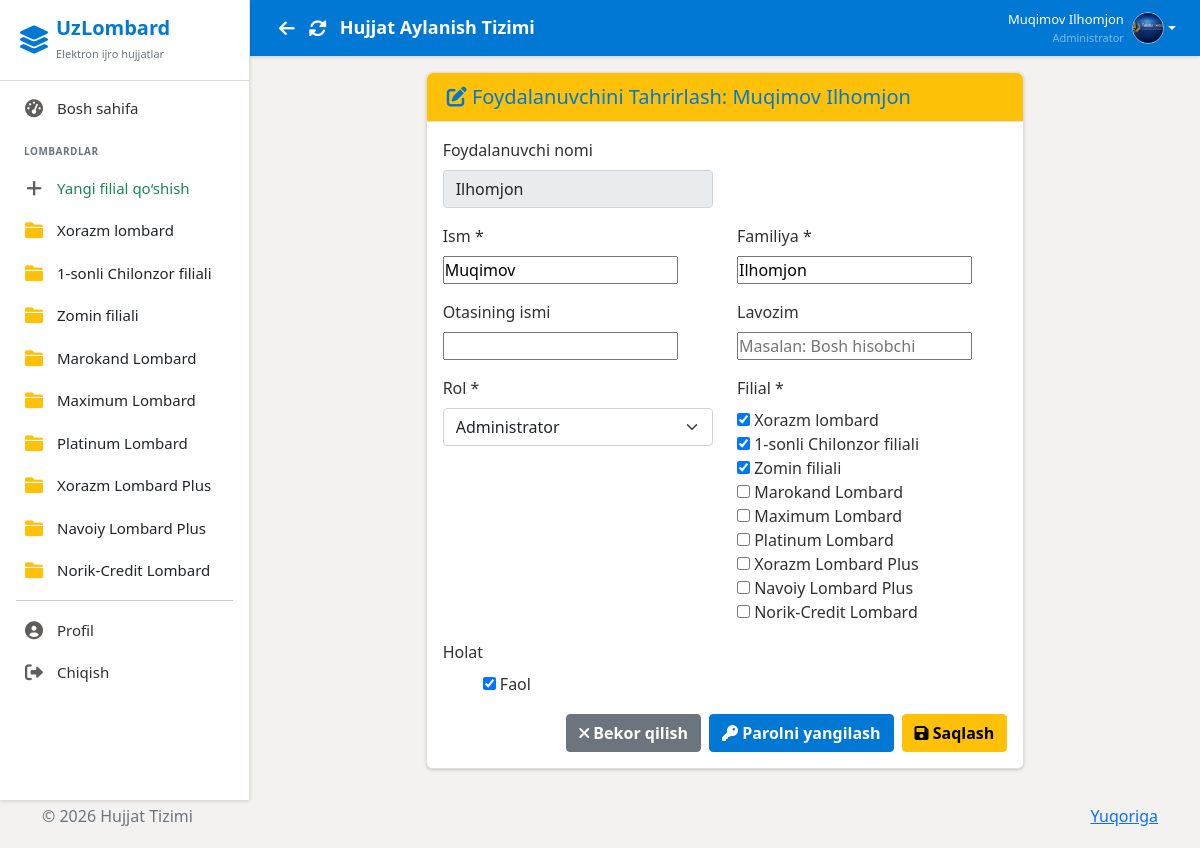
/edit-user/1/ (signed in), run on the app's committed database.
### users/models.py (models this page shows, shortened)
class Branch(models.Model):
    name = models.CharField(max_length=100, verbose_name='Branch Name')
    created_at = models.DateTimeField(auto_now_add=True)
    class Meta:
        verbose_name = 'Branch'
        verbose_name_plural = 'Branches'
    def __str__(self):
        return self.name

class CustomUser(AbstractUser):
    ROLE_CHOICES = (
        ('admin', 'Administrator'),
        ('employee', 'Ishchi'),
        ('director', 'Direktor'),
    )
    role = models.CharField(max_length=20, choices=ROLE_CHOICES, default='employee')
    branch = models.ManyToManyField(
        Branch,
        related_name='employees',
        blank=True
    )
    profile_image = models.ImageField(upload_to='profiles/', null=True, blank=True)
    fingerprint_enabled = models.BooleanField(default=False, verbose_name='Fingerprint Authentication Enabled')
    middle_name = models.CharField(max_length=100, blank=True, verbose_name='Otasining ismi')
    position = models.CharField(max_length=200, blank=True, verbose_name='Lavozim')
    pinfl = models.CharField(max_length=14, unique=True, null=True, blank=True, verbose_name="JSHSHIR (PINFL)")
    class Meta:
        verbose_name = 'User'
        verbose_name_plural = 'Users'

### users/views.py (the view)
# urls.py: path('edit-user/<int:user_id>/',    views.edit_user,            name='edit_user'),
@login_required
def edit_user(request, user_id):
    if not request.user.role == 'admin':
        messages.error(request, "You don't have access to this page")
        return redirect('dashboard')
    user = get_object_or_404(CustomUser, id=user_id)
    if request.method == 'POST':
        form = UserUpdateForm(request.POST, request.FILES, instance=user)
        if form.is_valid():
            form.save()
            messages.success(request, f"User {user.username} information updated")
            return redirect('manage_users')
    else:
        form = UserUpdateForm(instance=user)
    context = {
        'form': form,
        'user': user,
        'title': 'Edit User',
    }
    return render(request, 'users/edit_user.html', context)

### users/forms.py (shortened to what this page needs)
class UserUpdateForm(forms.ModelForm):
    branch = forms.ModelMultipleChoiceField(
        queryset=Branch.objects.all(),
        required=False,
        widget=forms.CheckboxSelectMultiple,
        label="Filial(lar)"
    )
    class Meta:
        model = CustomUser
        fields = [
            'first_name', 'last_name', 'middle_name',
            'profile_image', 'role', 'position', 'pinfl', 'is_active', 'branch'
        ]
        widgets = {
            'role': forms.Select(attrs={'class': 'form-select'}),
            'is_active': forms.CheckboxInput(),
            'profile_image': forms.FileInput(),
            'position': forms.TextInput(attrs={'placeholder': 'Masalan: Bosh hisobchi'}),
            'pinfl': forms.TextInput(attrs={'placeholder': '14 xonali JSHSHIR', 'maxlength': '14'}),
        }
    def __init__(self, *args, **kwargs):
        super().__init__(*args, **kwargs)
        if self.instance and self.instance.pk:
            self.fields['branch'].initial = self.instance.branch.all()

### users/context_processors.py (called while the page is built)
def sidebar_branches(request):
    branches = Branch.objects.all()
    return {
        'sidebar_branches': branches
    }

### templates/users/edit_user.html (shortened to what this page needs)
{% extends 'base.html' %}
{% block content %}
<div class="row justify-content-center">
    <div class="col-md-8">
        <div class="card">
            <div class="card-header bg-warning">
                <h5 class="mb-0">
                    <i class="fas fa-edit"></i>
                    Foydalanuvchini Tahrirlash: {{ user.get_full_name }}
                </h5>
            </div>
            <div class="card-body">
                <form method="post" novalidate>
                    <div class="row mb-3">
                        <div class="col-md-6 mb-3 mb-md-0">
                            <label class="form-label">Foydalanuvchi nomi</label>
                            <input type="text" class="form-control" value="{{ user.username }}" readonly>
                        </div>
                    </div>
                    <div class="row mb-3">
                        <div class="col-md-6 mb-3 mb-md-0">
                            <label for="{{ form.first_name.id_for_label }}" class="form-label">
                                Ism *
                            </label>
                            {{ form.first_name }}
                        </div>
                        <div class="col-md-6">
                            <label for="{{ form.last_name.id_for_label }}" class="form-label">
                                Familiya *
                            </label>
                            {{ form.last_name }}
                        </div>
                    </div>
                    <div class="row mb-3">
                        <div class="col-md-6 mb-3 mb-md-0">
                            <label for="{{ form.middle_name.id_for_label }}" class="form-label">
                                Otasining ismi
                            </label>
                            {{ form.middle_name }}
                        </div>
                        <div class="col-md-6">
                            <label for="{{ form.position.id_for_label }}" class="form-label">
                                Lavozim
                            </label>
                            {{ form.position }}
                        </div>
                    </div>
                    <div class="row mb-3">
                        <div class="col-md-6 mb-3 mb-md-0">
                            <label for="{{ form.role.id_for_label }}" class="form-label">
                                Rol *
                            </label>
                            {{ form.role }}
                        </div>
                        <div class="col-md-6">
                            <label for="{{ form.branch.id_for_label }}" class="form-label">
                                Filial *
                            </label>
                            {{ form.branch }}
                        </div>
                    </div>
                    <div class="row mb-3">
                        <div class="col-md-6 mb-3 mb-md-0">
                            <label for="{{ form.is_active.id_for_label }}" class="form-label">
                                Holat
                            </label>
                            <div class="form-check form-switch">
                                {{ form.is_active }}
                                <label class="form-check-label" for="{{ form.is_active.id_for_label }}">
                                    Faol
                                </label>
                            </div>
                        </div>
                    </div>
                    <div class="d-grid gap-2 d-md-flex justify-content-md-end mt-4">
                        <a href="{% url 'manage_users' %}" class="btn btn-secondary">
                            <i class="fas fa-times"></i> Bekor qilish
                        </a>
                        <a href="{% url 'reset_password' user.id %}" class="btn btn-primary">
                            <i class="fas fa-key"></i> Parolni yangilash
                        </a>
                        <button type="submit" class="btn btn-warning">
                            <i class="fas fa-save"></i> Saqlash
                        </button>
                    </div>
                </form>
            </div>
        </div>
    </div>
</div>
{% endblock %}

### templates/layouts/sidebar.html (shortened to what this page needs)
<div class="sidebar">
    <div class="sidebar-header d-flex align-items-center">
        <i class="fas fa-layer-group fs-3 me-2"></i>
        <div>
            <h5 class="mb-0 fw-bold">UzLombard</h5>
            <small class="text-secondary" style="font-size: 11px;">Elektron ijro hujjatlar</small>
        </div>
    </div>
    <div class="sidebar-menu">
        {% if user.is_authenticated %}
        {% if user.role == 'admin' %}
        <a href="{% url 'dashboard' %}"
            class="{% if request.resolver_match.url_name == 'dashboard' %}active{% endif %}">
            <i class="fas fa-tachometer-alt"></i>
            Bosh sahifa
        </a>
        <div class="mt-4 mb-2 px-4 text-uppercase fw-bold text-secondary"
            style="font-size: 10px; letter-spacing: 0.5px;">
            Lombardlar
        </div>
        <a href="{% url 'create_branch' %}" class="text-success fw-semibold">
            <i class="fas fa-plus"></i> Yangi filial qo‘shish
        </a>
        {% for branch in sidebar_branches %}
        <a href="{% url 'branch_documents' branch.id %}" class="text-dark fw-semibold">
            <i class="fas fa-folder text-warning"></i> {{ branch.name }}
        </a>
        {% endfor %}
        {% endif %}
        <hr class="mx-3 my-2" style="border-color: var(--sidebar-border);">
        <a href="{% url 'profile' %}">
            <i class="fas fa-user-circle"></i>
            Profil
        </a>
        <a href="{% url 'logout' %}" onclick="return confirm('Chiqishni istaysizmi?')">
            <i class="fas fa-sign-out-alt"></i>
            Chiqish
        </a>
        {% else %}
        <a href="{% url 'login' %}">
            <i class="fas fa-sign-in-alt"></i>
            Kirish
        </a>
        {% endif %}
    </div>
</div>

### templates/layouts/header.html (shortened to what this page needs)
<div class="header">
  <div class="d-flex align-items-center">
    <button onclick="history.back()" class="btn btn-link text-white p-1 me-1" title="Orqaga" style="font-size:18px; text-decoration:none;">
      <i class="fas fa-arrow-left"></i>
    </button>
    <button onclick="location.reload()" class="btn btn-link text-white p-1 me-2" title="Yangilash" style="font-size:18px; text-decoration:none;">
      <i class="fas fa-sync-alt"></i>
    </button>
    <h4>{% block header_title %}Hujjat Aylanish Tizimi{% endblock %}</h4>
  </div>
  {% if user.is_authenticated %}
  <div class="user-info">
    <div class="dropdown">
      <a href="#" class="d-flex align-items-center text-decoration-none dropdown-toggle text-white"
        data-bs-toggle="dropdown">
        <div class="text-end me-2 d-none d-md-block">
          <div class="fw-semibold" style="font-size: 13px;">{{ user.get_full_name }}</div>
          <div class="text-white-50" style="font-size: 11px;">{{ user.get_role_display }}</div>
        </div>
        {% if user.profile_image %}
        <img src="{{ user.profile_image.url }}" alt="Profile" class="user-avatar">
        {% else %}
        <div class="user-avatar bg-white text-primary d-flex align-items-center justify-content-center fw-bold">
          {{ user.first_name|first }}{{ user.last_name|first }}
        </div>
        {% endif %}
      </a>
    </div>
  </div>
  {% endif %}
</div>

### templates/base.html (style rules this page uses)
:root { --primary-color: #0078D4; --primary-hover: #005A9E; --primary-light: #C7E0F4; --secondary-color: #605E5C; --success-color: #107C41; --warning-color: #D83B01; --danger-color: #A4262C; --bg-body: #F3F2F1; --bg-surface: #FFFFFF; --text-primary: #323130; --text-secondary: #605E5C; --sidebar-bg: #FFFFFF; --sidebar-border: #E1DFDD; --sidebar-width: 250px; --header-height: 56px; --radius-md: 4px; --radius-lg: 6px; --shadow-sm: 0 1.6px 3.6px 0 rgba(0, 0, 0, 0.13), 0 0.3px 0.9px 0 rgba(0, 0, 0, 0.11); --shadow-md: 0 3.2px 7.2px 0 rgba(0, 0, 0, 0.13), 0 0.6px 1.8px 0 rgba(0, 0, 0, 0.11); }
* { margin: 0; padding: 0; box-sizing: border-box; }
body { font-family: 'Segoe UI', -apple-system, BlinkMacSystemFont, Roboto, 'Helvetica Neue', sans-serif; background-color: var(--bg-body); color: var(--text-primary); font-size: 16px; overflow: hidden; height: 100vh; }
.form-control, .btn { border-radius: var(--radius-md); font-family: inherit; }
.btn { font-weight: 600; box-shadow: none; transition: background-color 0.1s ease, color 0.1s ease; }
.btn-primary { background-color: var(--primary-color); border-color: var(--primary-color); }
.sidebar { position: fixed; top: 0; left: 0; height: 100vh; width: var(--sidebar-width); background: var(--sidebar-bg); color: var(--text-primary); transition: all 0.3s cubic-bezier(0.25, 0.8, 0.25, 1); z-index: 1000; box-shadow: var(--shadow-sm); border-right: 1px solid var(--sidebar-border); }
.sidebar-header { padding: 16px 20px; background: transparent; border-bottom: 1px solid var(--sidebar-border); color: var(--primary-color); }
.sidebar-menu { padding: 6px 0; }
.sidebar-menu a { display: flex; align-items: center; padding: 10px 20px; color: var(--text-primary); text-decoration: none; transition: background-color 0.1s; border-left: 3px solid transparent; font-weight: 400; font-size: 15px; }
.sidebar-menu i { margin-right: 12px; width: 22px; text-align: center; font-size: 18px; color: var(--secondary-color); }
.header { background: var(--primary-color); color: white; padding: 0 24px; height: var(--header-height); min-height: var(--header-height); display: flex; justify-content: space-between; align-items: center; box-shadow: var(--shadow-sm); margin-bottom: 0; flex-shrink: 0; }
.header h4 { font-size: 18px; font-weight: 600; margin: 0; }
.user-info { display: flex; align-items: center; gap: 15px; }
.user-avatar { width: 32px; height: 32px; border-radius: 50%; object-fit: cover; border: 1px solid rgba(255, 255, 255, 0.5); }
.card { border: 1px solid var(--sidebar-border); border-radius: var(--radius-lg); box-shadow: var(--shadow-sm); margin-bottom: 12px; background: var(--bg-surface); transition: box-shadow 0.2s; }
.card-header { background: var(--bg-surface); border-bottom: 1px solid var(--sidebar-border); font-weight: 600; padding: 12px 20px; border-radius: var(--radius-lg) var(--radius-lg) 0 0 !important; color: var(--primary-color); font-size: 17px; }
.mt-4 { margin-top: 14px !important; }

### data on the page
Branch: name "Xorazm lombard"
Branch: name "1-sonli Chilonzor filiali"
Branch: name "Zomin filiali"
Branch: name "Marokand Lombard"
Branch: name "Maximum Lombard"
Branch: name "Platinum Lombard"
Branch: name "Xorazm Lombard Plus"
Branch: name "Navoiy Lombard Plus"
Branch: name "Norik-Сredit Lombard"
CustomUser: get_full_name "Muqimov Ilhomjon", role "Administrator", profile_image (picture), username "Ilhomjon", first_name "Muqimov", last_name "Ilhomjon", is_active "☑"
